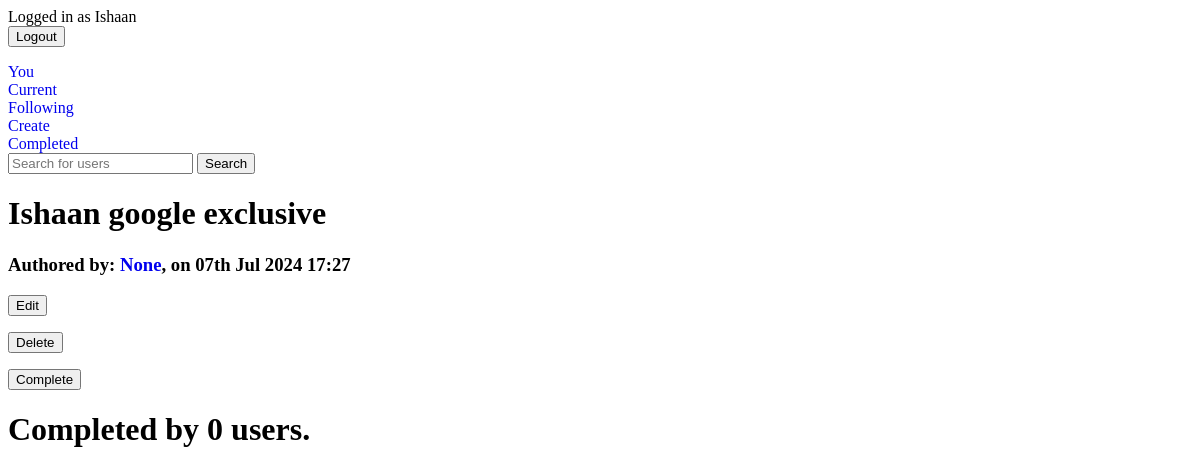
The page /todo/view/6 (signed in) on the database as committed earlier.
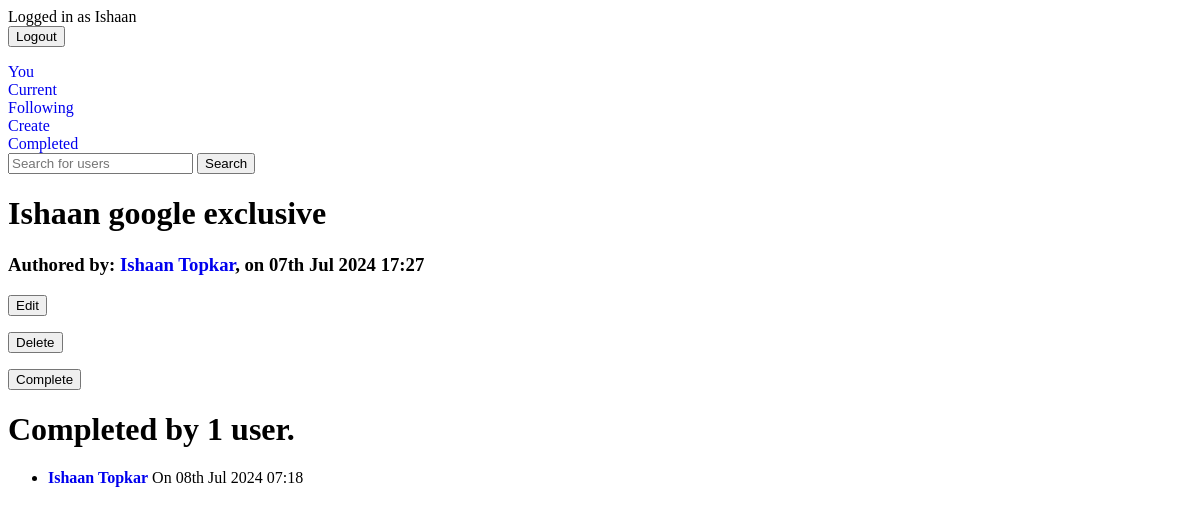
The same page on the database as committed later.
### crispApp/models.py (models this page shows, shortened)
class Todo(models.Model):
    title = models.CharField(max_length=100)
    memo = models.TextField(blank=True)
    visibility_choices = [
        ('Private', 'Private - Only you can view'),
        ('Exclusive', 'Exclusive - Sent to your followers'),
        ('Public', 'Public - Displayed on your profile'),
    ]
    visibility = models.CharField(max_length=9, choices=visibility_choices, default='Private')
    created = models.DateTimeField(auto_now_add=True)
    important = models.BooleanField(default=False)
    author = models.ForeignKey(UserProfile, on_delete=models.CASCADE, related_name='author')
    submitters = models.ManyToManyField(UserProfile, through='Submission')

class Submission(models.Model):
    todo = models.ForeignKey(Todo, on_delete=models.CASCADE)
    submitter = models.ForeignKey(UserProfile, on_delete=models.CASCADE)
    date_submitted = models.DateTimeField(null=True, blank=True)

### userProfile/models.py (models this page shows, shortened)
class UserProfile(models.Model):
    user = models.OneToOneField(User, on_delete=models.CASCADE)
    name = models.TextField(blank=True, null=True)
    pfp_url = models.URLField(blank=True, null=True)  # Store the profile picture URL
    instructing = models.ManyToManyField('self', related_name='instructingprofiles', symmetrical=False)
    following = models.ManyToManyField('self', related_name='followerprofiles', symmetrical=False)

### crispApp/views.py (the view)
# urls.py: path('todo/view/<int:todo_id>', views.viewtodo, name="viewtodo"),
@login_required
def viewtodo(request, todo_id):
    profile = UserProfile.objects.get(user=request.user)
    todo1 = get_object_or_404(Todo, pk=todo_id)
    submissions = Submission.objects.filter(todo=todo1)
    submitted = Submission.objects.filter(todo=todo1, submitter=profile)
    count = Submission.objects.filter(todo=todo1).count()
    if profile in todo1.author.instructing.all():
        followed = True
    else:
        followed=False
    if todo1.visibility=='Exclusive' and followed==False and profile!=todo1.author:
        return redirect('currenttodos')
    if todo1.author==profile:
        self=True
    else:
        self=False
    form = TodoForm(instance=todo1)
    return render (request, 'todoApp/viewtodo.html', {'submitted':submitted, 'count':count, 'form':form, 'todo':todo1,'profile':profile,'self':self,'submissions':submissions})

### crispApp/forms.py
class TodoForm(ModelForm):
     class Meta:
          model = Todo
          fields = ['title', 'memo', 'important','visibility']

### crispApp/templates/todoApp/viewtodo.html (shortened to what this page needs)
{% extends 'todoApp/base.html' %}
{% block content %}
<h1>{{ todo.title }}</h1>
<h3>Authored by: <a href="{% url 'userProfile:viewprofile' todo.author.id %}">{{ todo.author.name }}</a>, on {{ todo.created|date:'dS M Y H:i' }}</h3>
{% if self %}
     <form method="GET" action="{% url 'edittodo' todo.id %}">
     <button type="submit">Edit</button>
     </form>
     <form method="POST" action="{% url 'deletetodo' todo.id %}">
          <button type="submit">Delete</button>
     </form>
{% endif %}
{% if submitted %}
{% else %}
<form method="POST" action="{% url 'completetodo' todo.id %}">
<button type="submit">Complete</button>
</form>
{% endif %}
<h1>Completed by {{ count }} user{{ count|pluralize }}.</h1>
<ul>
{% for submission in submissions %}
<li>
     <b><a href="{% url 'userProfile:viewprofile' submission.submitter.id %}">{{ submission.submitter.user.first_name }} {{ submission.submitter.user.last_name }}</a></b>
     On {{ submission.date_submitted|date:'dS M Y H:i' }}
</li>
{% endfor %}
</ul>
{% endblock %}

Rows that differ between the two databases and show on the page:
changed through a linked row, Todo "Ishaan google exclusive": author.name "None" → "Ishaan Topkar"
added Submission: submitter.user.first_name "Ishaan", submitter.user.last_name "Topkar", date_submitted "08th Jul 2024 07:18"
Other text that changed with them:
{{ count }}: "0" → "1"
